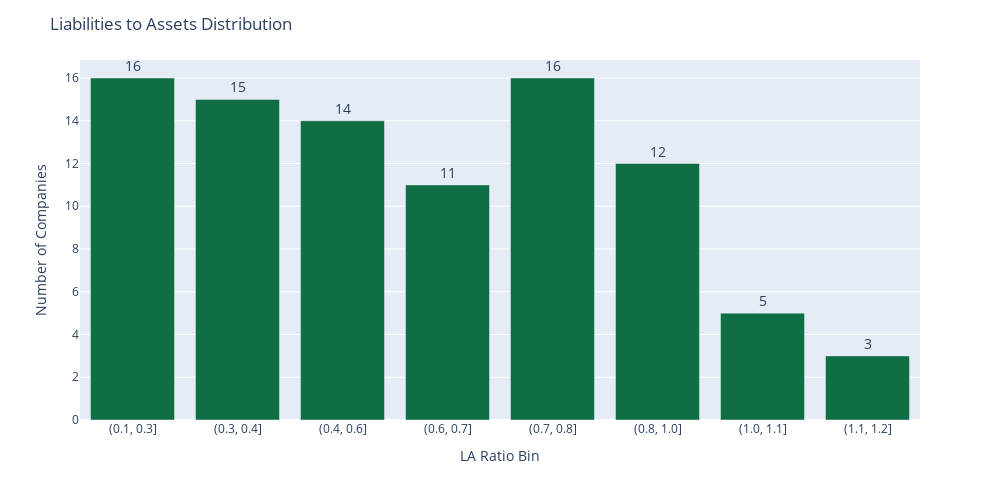

Notebook source saved alongside this figure:
### Code cell
la_analysis_df = analysis_df[analysis_df['la_ratio'] < la_ratio_top]
la_analysis_df.loc[:,'la_ratio_bin'] = pd.cut(la_analysis_df['la_ratio'], 8, precision = 1)
la_analysis_df2 = la_analysis_df[['ticker','la_ratio_bin']].groupby('la_ratio_bin').count().reset_index()
la_analysis_df2.loc[:,'la_ratio_bin'] = la_analysis_df2['la_ratio_bin'].astype('str')


fig = px.bar(la_analysis_df2, x='la_ratio_bin', y='ticker', text = 'ticker')

fig.update_traces(textposition='outside',
                  texttemplate='%{text}',
                  marker_color='#106e45',
                  textfont_size=14)

fig.update_layout(title_text = 'Liabilities to Assets Distribution',
                  yaxis_title = 'Number of Companies',
                  xaxis_title = 'LA Ratio Bin',
                  height = 500, width = 1000)

fig.show()

### Figure 1 — Plotly figure (JSON) as saved in the notebook; plotly's stock layout.template omitted (floating-point values rounded to 4 significant figures)
{"data": [{"alignmentgroup": "True", "hoverlabel": {"namelength": 0}, "hovertemplate": "la_ratio_bin=%{x}<br>ticker=%{text}", "legendgroup": "", "marker": {"color": "#106e45"}, "name": "", "offsetgroup": "", "orientation": "v", "showlegend": false, "text": [16, 15, 14, 11, 16, 12, 5, 3], "textfont": {"size": 14}, "textposition": "outside", "texttemplate": "%{text}", "type": "bar", "x": ["(0.1, 0.3]", "(0.3, 0.4]", "(0.4, 0.6]", "(0.6, 0.7]", "(0.7, 0.8]", "(0.8, 1.0]", "(1.0, 1.1]", "(1.1, 1.2]"], "xaxis": "x", "y": [16, 15, 14, 11, 16, 12, 5, 3], "yaxis": "y"}], "layout": {"barmode": "relative", "height": 500, "legend": {"tracegroupgap": 0}, "margin": {"t": 60}, "title": {"text": "Liabilities to Assets Distribution"}, "width": 1000, "xaxis": {"anchor": "y", "domain": [0, 1], "title": {"text": "LA Ratio Bin"}}, "yaxis": {"anchor": "x", "domain": [0, 1], "title": {"text": "Number of Companies"}}}}
